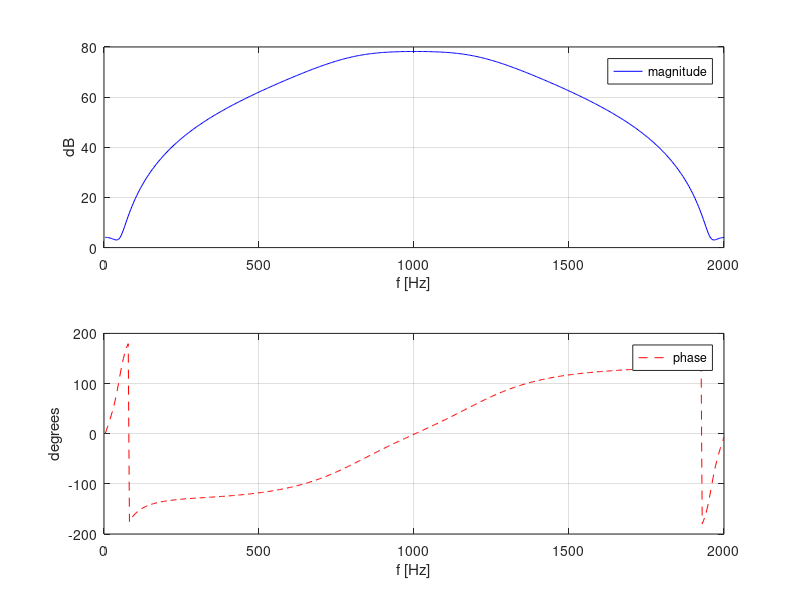

MATLAB code for this plot:
% Example 4.2 Plot the Frequency characteristics and impulse
% response digital system given the digital transfer function

fs = 2000; % Sampling frequency (given)
N = 512; % Number of points (given)
% Define a and b coefficients based on H(z)
a = [0.42 1.25 1.25 -0.42]*10^(-3); % Denominator of transfer function
b = [1 -2.686 2.42 -.73]; % Numerator of transfer function

H = fft(b,N)./fft(a,N);     % Compute H(m). Eq. 4.13
Hm = 20*log10(abs(H));      % Get magnitude in dB
Theta = (angle(H))*360/(2*pi); % and phase in deg.
f = (1:N)*fs/N; % Frequency vector for plotting

figure(1);
subplot(2,1,1);
plot(f,Hm,'b-'); grid on;
legend('magnitude');ylabel('dB');xlabel('f [Hz]');
subplot(2,1,2);
plot(f,Theta,'r--'); grid on;
legend('phase');ylabel('degrees');xlabel('f [Hz]');

% Compute the Impulse Response
x = [0, ones(1,0.1*fs-1)]; % Generate an step input
y = filter(b,a,x);          % Step response

